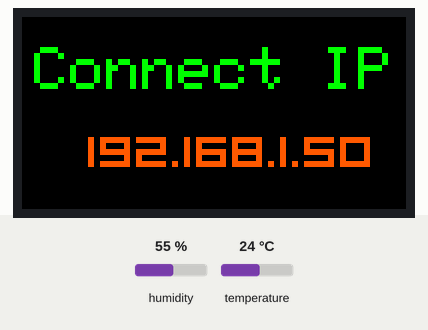
A sketch run on a simulated ESP8266 (NodeMCU). On the bench: 64×32 colour display. The test bench sets the inputs (shaded band); at power-on: temperature 24 °C, humidity 55 %. WiFi joins after 1.5 s; servers stay silent unless stated; network time is answered at once with the bench clock; the local clock reads 2024-03-15 10:24:30 at power-on unless the sketch sets it; EEPROM starts erased; what the sketch prints to the serial monitor is not drawn.

Above: at 1.6 s.
At 12.7 s:
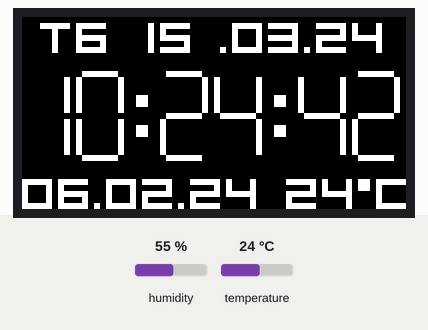
12.8 s: temperature set to 12 °C
At 15.4 s:
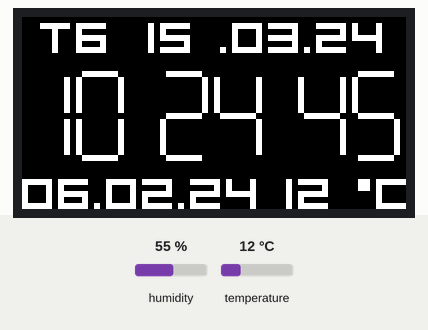
15.5 s: temperature set to 19 °C
At 17.9 s:
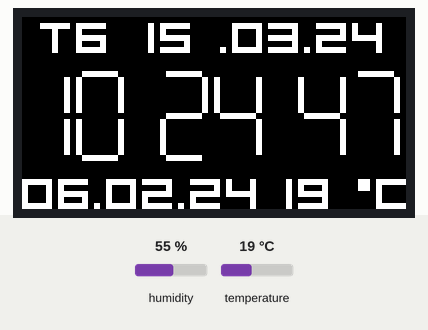
18.1 s: temperature set to 28 °C
At 21.7 s:
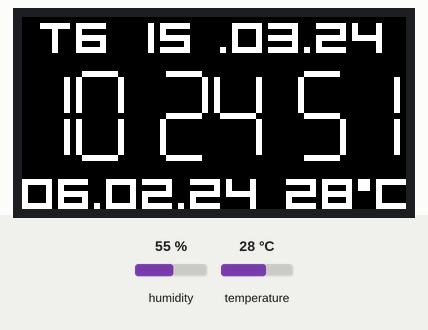
Timing chart, 0 to 23.2 s (numbered marks = the images above; inputs shaded):
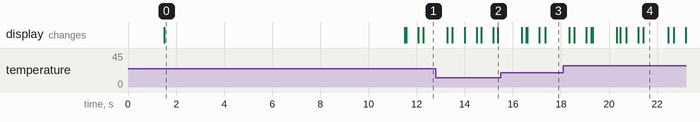

Measured:
- what the display in image 0 shows lasts 10.0 s, from 1.5 s to 11.5 s

The sketch:

Server.ino
```cpp
#include <stdio.h>
#include <string.h>
#include <ESP8266WebServer.h>
#include <ArduinoJson.h>
#include "DHT.h"
#include<math.h>
#include <EEPROM.h>

#include <Ticker.h>
#include <PxMatrix.h>

Ticker display_ticker;

#include <NTPClient.h>
#include <ESP8266WiFi.h>
#include <WiFiUdp.h>
#include <time.h>
#include <Fonts/Org_01.h>

const char* wifi_ssid = "Solencar";
const char* wifi_passwd = "khanh05122000";

const int DHTPIN = 1;
const int DHTTYPE = DHT11;
DHT dht(DHTPIN, DHTTYPE);

/* Configuration of NTP */
#define MY_NTP_SERVER "europe.pool.ntp.org"
#define MY_TZ "<+07>-7"
time_t now;
tm tm;
int ngayAl, thangAl, namAl, preNgayAl = 0, preThangAl = 0, preNamAl = 0;
int preDay = 0, preMonth = 0, preYear = 0, preDayOfWeek = 0;
int preTemp = 0;
const long utcOffsetInSeconds = 25200;
bool clockStatus = false;
bool firstShowClock = false;

// Define NTP Client to get time
WiFiUDP ntpUDP;
NTPClient ntpClient(ntpUDP, "asia.pool.ntp.org", utcOffsetInSeconds);

unsigned long prevEpoch = 0;
byte prevhh;
byte prevmm;
byte prevss;

int hh = 0, mm = 0, ss = 0;

int dayDLr = 255, dayDLg = 255, dayDLb = 255, monthDLr = 255, monthDLg = 255, monthDLb = 255, yearDLr = 255, yearDLg = 255, yearDLb = 255, dowDLr = 255, dowDLg = 255, dowDLb = 255, dotDLr = 255, dotDLg = 255, dotDLb = 255;
int dayALr = 255, dayALg = 255, dayALb = 255, monthALr = 255, monthALg = 255, monthALb = 255, yearALr = 255, yearALg = 255, yearALb = 255, dotALr = 255, dotALg = 255, dotALb = 255;
int hourR = 255, hourG = 255, hourB = 255, minR = 255, minG = 255, minB = 255, secR = 255, secG = 255, secB = 255, colonR = 255, colonG = 255, colonB = 255;
int flickerColon = 0;
int tempR = 255, tempG = 255, tempB = 255;
int timerStatus = 0, hourOn = 0, minOn = 0, hourOff = 0, minOff = 0;
int brightness = 70;

int color[48] = { };

// Pins for LED MATRIX
#define P_LAT 16
#define P_A 5
#define P_B 4
#define P_C 15
#define P_OE 2
#define P_D 12
#define P_E 0

PxMATRIX display(64, 32, P_LAT, P_OE, P_A, P_B, P_C, P_D, P_E);

#define HTTP_REST_PORT 80
#define WIFI_RETRY_DELAY 500

uint16_t arr[2050];

//=== SEGMENTS ===
#include "Digit.h"
Digit digit0(&display, 0, 55, 8, 6, 6, display.color565(secR, secG, secB));
Digit digit1(&display, 0, 46, 8, 6, 6, display.color565(secR, secG, secB));
Digit digit2(&display, 0, 32, 8, 6, 6, display.color565(minR, minG, minB));
Digit digit3(&display, 0, 23, 8, 6, 6, display.color565(minR, minG, minB));
Digit digit4(&display, 0,  9, 8, 6, 6, display.color565(hourR, hourG, hourB));
Digit digit5(&display, 0,  0, 8, 6, 6, display.color565(hourR, hourG, hourB));

//Week Days
String weekDays[7] = {"CN", "T2", "T3", "T4", "T5", "T6", "T7"};

ESP8266WebServer http_rest_server(HTTP_REST_PORT);

int init_wifi() {
  Serial.println("Connecting to WiFi AP..........");

  WiFi.mode(WIFI_STA);
  WiFi.begin(wifi_ssid, wifi_passwd);
  // check the status of WiFi connection to be WL_CONNECTED
  while ((WiFi.status() != WL_CONNECTED)) {
    delay(WIFI_RETRY_DELAY);
    Serial.print("#");
  }
  return WiFi.status(); // return the WiFi connection status
}

void json_to_brightness(String post_body) {
  String value = "";
  for (int i = 14; i < post_body.length() - 1; i++) {
    value += post_body[i];
  }
  brightness = value.toInt() * 10;
  display.setBrightness(brightness);
  EEPROM.write(48, brightness);
  delay(6);
  EEPROM.commit();
}

void json_to_arr(String post_body) {
  for (int i = 0; i < 2050; i++) {
    arr[i] = 0;
  }

  String temp = "";
  int j = 0;
  for (int i = 8; i < post_body.length() - 2; i++) {
    if (post_body[i] != ',') {
      temp += post_body[i];
      if (j == 2047) {
        arr[j] = temp.toInt();
      }
    } else {
      arr[j] = temp.toInt();
      j++;
      temp = "";
    }
  }

  clockStatus = false;
  display_ticker.attach(0.002, display_updater);
  yield();
  display.clearDisplay();
  drawImage(0, 0, arr);
}

void json_to_color(String post_body) {
  String temp = "";
  int j = 0;
  for (int i = 8; i < post_body.length() - 2; i++) {
    if (post_body[i] != ',') {
      temp += post_body[i];
      if (j == 47) {
        color[j] = temp.toInt();
        EEPROM.write(j, temp.toInt());
        delay(6);
      }
    } else {
      color[j] = temp.toInt();
      EEPROM.write(j, temp.toInt());
      delay(6);
      j++;
      temp = "";
    }
  }

  dayDLr = color[0]; dayDLg = color[1]; dayDLb = color[2]; monthDLr = color[3]; monthDLg = color[4]; monthDLb = color[5]; yearDLr = color[6]; yearDLg = color[7]; yearDLb = color[8]; dowDLr = color[9]; dowDLg = color[10]; dowDLb = color[11]; dotDLr = color[12]; dotDLg = color[13]; dotDLb = color[14];
  dayALr = color[27]; dayALg = color[28]; dayALb = color[29]; monthALr = color[30]; monthALg = color[31]; monthALb = color[32]; yearALr = color[33]; yearALg = color[34]; yearALb = color[35]; dotALr = color[36]; dotALg = color[37]; dotALb = color[38];
  hourR = color[15]; hourG = color[16]; hourB = color[17]; minR = color[18]; minG = color[19]; minB = color[20]; secR = color[21]; secG = color[22]; secB = color[23]; colonR = color[24]; colonG = color[25]; colonB = color[26];
  tempR = color[39]; tempG = color[40]; tempB = color[41];
  flickerColon = color[42];
  timerStatus = color[43], hourOn = color[44], minOn = color[45], hourOff = color[46], minOff = color[47];
  digit0.SetColor(display.color565(secR, secG, secB));
  digit1.SetColor(display.color565(secR, secG, secB));
  digit2.SetColor(display.color565(minR, minG, minB));
  digit3.SetColor(display.color565(minR, minG, minB));
  digit4.SetColor(display.color565(hourR, hourG, hourB));
  digit5.SetColor(display.color565(hourR, hourG, hourB));

  EEPROM.commit();
  display.clearDisplay();
  clockStatus = true;
  initClock();
}

String parseArrColorToString() {
  String s = "";
  for (int i = 0; i < 48; i++) {
    if (i == 47) {
      s += String(color[i]) + "";
    } else {
      s += String(color[i]) + ",";
    }
  }

  return s;
}

void post_arr() {
  display.clearDisplay();
  String post_body = http_rest_server.arg("plain");

  if (http_rest_server.method() == HTTP_POST) {
    json_to_arr(post_body);

    StaticJsonDocument<200> res;
    char JSONmessageBuffer[200];
    res["res"] = "Success";
    serializeJsonPretty(res, JSONmessageBuffer, sizeof(JSONmessageBuffer));
    http_rest_server.send(200, "application/json", JSONmessageBuffer);
  }
}

void changeColor() {
  String post_body = http_rest_server.arg("plain");

  if (http_rest_server.method() == HTTP_POST) {
    json_to_color(post_body);

    StaticJsonDocument<200> res;
    char JSONmessageBuffer[200];
    res["res"] = "Success";
    serializeJsonPretty(res, JSONmessageBuffer, sizeof(JSONmessageBuffer));
    http_rest_server.send(200, "application/json", JSONmessageBuffer);
  }
}

void sendCurrentColor() {
  if (http_rest_server.method() == HTTP_POST) {
    StaticJsonDocument<200> res;
    char JSONmessageBuffer[200];
    res["res"] = parseArrColorToString();
    serializeJsonPretty(res, JSONmessageBuffer, sizeof(JSONmessageBuffer));
    http_rest_server.send(200, "application/json", JSONmessageBuffer);
  }
}

void sendCurrentBrightness() {
  if (http_rest_server.method() == HTTP_POST) {
    StaticJsonDocument<200> res;
    char JSONmessageBuffer[200];
    res["res"] = String(brightness);
    serializeJsonPretty(res, JSONmessageBuffer, sizeof(JSONmessageBuffer));
    http_rest_server.send(200, "application/json", JSONmessageBuffer);
  }
}

void setBrightness() {
  String post_body = http_rest_server.arg("plain");

  if (http_rest_server.method() == HTTP_POST) {
    json_to_brightness(post_body);

    StaticJsonDocument<200> res;
    char JSONmessageBuffer[200];
    res["res"] = "Success";
    serializeJsonPretty(res, JSONmessageBuffer, sizeof(JSONmessageBuffer));
    http_rest_server.send(200, "application/json", JSONmessageBuffer);
  }
}

void config_rest_server_routing() {
  http_rest_server.on("/", HTTP_GET, []() {
    http_rest_server.send(200, "text/html",
                          "Welcome to the ESP8266 REST Web Server");
  });
  http_rest_server.on("/arr", HTTP_POST, post_arr);
  http_rest_server.on("/color", HTTP_POST, changeColor);
  http_rest_server.on("/current_color", HTTP_POST, sendCurrentColor);
  http_rest_server.on("/set_brightness", HTTP_POST, setBrightness);
  http_rest_server.on("/get_brightness", HTTP_POST, sendCurrentBrightness);
}

// ISR for display refresh
void display_updater()
{
  display.display(70);
}

void drawImage(int x, int y,
               uint16_t arr[])
{
  int imageHeight = 32;
  int imageWidth = 64;
  int counter = 0;
  for (int yy = 0; yy < imageHeight; yy++)
  {
    for (int xx = 0; xx < imageWidth; xx++)
    {
      display.drawPixel(xx + x , yy + y, arr[counter]);
      counter++;
    }
  }
}

void display_update_enable(bool is_enable)
{
  if (is_enable)
    display_ticker.attach(0.004, display_updater);
  else
    display_ticker.detach();
}

void clearPixel(int x1, int y1, int x2, int y2) {
  for (int i = y1; i <= y2; i++) {
    for (int j = x1; j <= x2; j++) {
      display.drawPixelRGB888(i, j, 0, 0, 0);
    }
  }
}

void initClock() {
  preNgayAl = 0; preThangAl = 0; preNamAl = 0;
  preDay = 0; preMonth = 0; preYear = 0; preDayOfWeek = 0;
  prevEpoch = 0;
  preTemp = 0;
  firstShowClock = true;
}

void printTemp() {
  if (!isnan(dht.readTemperature())) {
    int temp = int(round(dht.readTemperature()));
    if (temp != preTemp) {
      clearPixel(27, 44, 31, 54);
      display.setTextColor(display.color565(tempR, tempG, tempB));

      display.setCursor(44, 31);
      display.println(temp);

      display.drawPixelRGB888(57, 27, tempR, tempG, tempB);
      display.drawPixelRGB888(56, 27, tempR, tempG, tempB);
      display.drawPixelRGB888(57, 28, tempR, tempG, tempB);
      display.drawPixelRGB888(56, 28, tempR, tempG, tempB);

      display.setCursor(59, 31);
      display.println("C");

      preTemp = temp;
    }
  }
}

void printDate() {
  if ((hh == 0 && mm == 0 && ss == 1) || firstShowClock == true) {
    //Duong Lich
    time(&now);                       // read the current time
    localtime_r(&now, &tm);           // update the structure tm with the current time

    int dd, mm, yy, dow;
    dd = tm.tm_mday;
    mm = tm.tm_mon + 1;
    yy = tm.tm_year + 1900;
    dow = tm.tm_wday;

    clearPixel(1, 0, 5, 63);
    display.setTextSize(1);
    display.setFont(&Org_01);

    display.setTextColor(display.color565(dowDLr, dowDLg, dowDLb));
    display.setCursor(3, 5);
    display.println(weekDays[dow]); //Day of week

    display.setTextColor(display.color565(dayDLr, dayDLg, dayDLb));
    display.setCursor(21, 5);
    if (dd < 10) {
      display.println("0" + String(dd)); //Day
    } else {
      display.println(String(dd)); //Day
    }

    display.setTextColor(display.color565(dotDLr, dotDLg, dotDLb));
    display.setCursor(33, 5);
    display.println("."); //Dot

    display.setTextColor(display.color565(monthDLr, monthDLg, monthDLb));
    display.setCursor(35, 5);
    if (mm < 10) {
      display.println("0" + String(mm)); //Month
    } else {
      display.println(String(mm)); //Month
    }

    display.setTextColor(display.color565(dotDLr, dotDLg, dotDLb));
    display.setCursor(47, 5);
    display.println("."); //Dot


    display.setTextColor(display.color565(yearDLr, yearDLg, yearDLb));
    display.setCursor(49, 5);
    display.println(String(yy - 2000)); //Year

    preDayOfWeek = dow;
    preDay = dd;
    preMonth = mm;
    preYear = yy;

    //Am Lich
    convertSolar2Lunar(dd, mm, yy);
    clearPixel(27, 0, 31, 39);
    display.setTextSize(1);
    display.setFont(&Org_01);

    display.setTextColor(display.color565(dayALr, dayALg, dayALb));
    display.setCursor(0, 31);
    if (ngayAl < 10) {
      display.println("0" + String(ngayAl)); //Day
    } else {
      display.println(String(ngayAl)); //Day
    }

    display.setTextColor(display.color565(dotALr, dotALg, dotALb));
    display.setCursor(12, 31);
    display.println("."); //Dot

    display.setTextColor(display.color565(monthALr, monthALg, monthALb));
    display.setCursor(14, 31);
    if (thangAl < 10) {
      display.println("0" + String(thangAl)); //Month
    } else {
      display.println(String(thangAl)); //Month
    }

    display.setTextColor(display.color565(dotALr, dotALg, dotALb));
    display.setCursor(26, 31);
    display.println("."); //Dot


    display.setTextColor(display.color565(yearALr, yearALg, yearALb));
    display.setCursor(28, 31);
    display.println(String(namAl - 2000)); //Year

    preNgayAl = ngayAl;
    preThangAl = thangAl;
    preNamAl = namAl;
    firstShowClock = false;
  }
}

void printTime() {
  unsigned long epoch = ntpClient.getEpochTime();

  if (epoch != prevEpoch) {
    if (flickerColon == 0) {
      digit1.DrawColon(display.color565(colonR, colonG, colonB));
      digit3.DrawColon(display.color565(colonR, colonG, colonB));
    } else {
      if (ss % 2 == 0) {
        digit1.DrawColon(display.color565(colonR, colonG, colonB));
        digit3.DrawColon(display.color565(colonR, colonG, colonB));
      } else {
        digit1.DrawColon(display.color565(0, 0, 0));
        digit3.DrawColon(display.color565(0, 0, 0));
      }
    }

    if (prevEpoch == 0) { // If we didn't have a previous time. Just draw it without morphing.
      digit0.Draw(ss % 10);
      digit1.Draw(ss / 10);
      digit2.Draw(mm % 10);
      digit3.Draw(mm / 10);
      digit4.Draw(hh % 10);
      digit5.Draw(hh / 10);
    }
    else
    {
      // epoch changes every miliseconds, we only want to draw when digits actually change.
      if (ss != prevss) {
        int s0 = ss % 10;
        int s1 = ss / 10;
        if (s0 != digit0.Value()) digit0.Morph(s0);
        if (s1 != digit1.Value()) digit1.Morph(s1);
        //ntpClient.PrintTime();
        prevss = ss;
      }

      if (mm != prevmm) {
        int m0 = mm % 10;
        int m1 = mm / 10;
        if (m0 != digit2.Value()) digit2.Morph(m0);
        if (m1 != digit3.Value()) digit3.Morph(m1);
        prevmm = mm;
      }

      if (hh != prevhh) {
        int h0 = hh % 10;
        int h1 = hh / 10;
        if (h0 != digit4.Value()) digit4.Morph(h0);
        if (h1 != digit5.Value()) digit5.Morph(h1);
        prevhh = hh;
      }
    }
    prevEpoch = epoch;
  }
}

//Lay Ngày Julius
long getJulius(int intNgay, int intThang, int intNam)
{
  int a, y, m, jd;
  a = (int)((14 - intThang) / 12);
  y = intNam + 4800 - a;
  m = intThang + 12 * a - 3;
  jd = intNgay + (int)((153 * m + 2) / 5) + 365 * y + (int)(y / 4)  - (int)(y / 100) + (int)(y / 400) - 32045;
  if (jd < 2299161)
  {
    jd = intNgay + (int)((153 * m + 2) / 5) + 365 * y + (int)(y / 4)  - 32083;
  }
  return jd;
}

// Tinh ngay Soc
int getNewMoonDay(int k)
{
  float _PI = 3.14;
  double T, T2, T3, dr, Jd1, M, Mpr, F, C1, deltat, JdNew;
  T = k / 1236.85;
  T2 = T * T;
  T3 = T2 * T;
  dr = _PI / 180;
  double timeZone = 7.0;
  Jd1 = 2415020.75933 + 29.53058868 * k + 0.0001178 * T2 - 0.000000155 * T3;
  // Mean new moon
  Jd1 = Jd1 + 0.00033 * sin((166.56 + 132.87 * T - 0.009173 * T2) * dr);
  // Sun's mean anomaly
  M = 359.2242 + 29.10535608 * k - 0.0000333 * T2 - 0.00000347 * T3;
  // Moon's mean anomaly
  Mpr = 306.0253 + 385.81691806 * k + 0.0107306 * T2 + 0.00001236 * T3;
  // Moon's argument of latitude
  F = 21.2964 + 390.67050646 * k - 0.0016528 * T2 - 0.00000239 * T3;
  C1 = (0.1734 - 0.000393 * T) * sin(M * dr) + 0.0021 * sin(2 * dr * M);
  C1 = C1 - 0.4068 * sin(Mpr * dr) + 0.0161 * sin(dr * 2 * Mpr);
  C1 = C1 - 0.0004 * sin(dr * 3 * Mpr);
  C1 = C1 + 0.0104 * sin(dr * 2 * F) - 0.0051 * sin(dr * (M + Mpr));
  C1 = C1 - 0.0074 * sin(dr * (M - Mpr)) + 0.0004 * sin(dr * (2 * F + M));
  C1 = C1 - 0.0004 * sin(dr * (2 * F - M)) - 0.0006 * sin(dr * (2 * F + Mpr));
  C1 = C1 + 0.0010 * sin(dr * (2 * F - Mpr)) + 0.0005 * sin(dr * (2 * Mpr + M));
  if (T < -11)
  {
    deltat = 0.001 + 0.000839 * T + 0.0002261 * T2 - 0.00000845 * T3 - 0.000000081 * T * T3;
  }
  else
  {
    deltat = -0.000278 + 0.000265 * T + 0.000262 * T2;
  }
  JdNew = Jd1 + C1 - deltat;
  return (int)(JdNew + 0.5 + timeZone / 24);
}
//Tính toa do mat troi
int getSunLongitude(int jdn)
{
  double timeZone = 7.0;
  float _PI = 3.14;
  double T, T2, dr, M, L0, DL, L;
  // Time in Julian centuries from 2000-01-01 12:00:00 GMT
  T = (jdn - 2451545.5 - timeZone / 24) / 36525;
  T2 = T * T;
  // degree to radian
  dr = _PI / 180;
  // mean anomaly, degree
  M = 357.52910 + 35999.05030 * T - 0.0001559 * T2 - 0.00000048 * T * T2;
  // mean longitude, degree
  L0 = 280.46645 + 36000.76983 * T + 0.0003032 * T2;
  DL = (1.914600 - 0.004817 * T - 0.000014 * T2) * sin(dr * M);
  DL = DL + (0.019993 - 0.000101 * T) * sin(dr * 2 * M) + 0.000290 * sin(dr * 3 * M);
  L = L0 + DL; // true longitude, degree
  L = L * dr;
  // Normalize to (0, 2*PI)
  L = L - _PI * 2 * (int)(L / (_PI * 2));
  return (int)(L / _PI * 6);
}
// Tìm ngày bat dau tháng 11 am lich
int getLunarMonthll(int intNam)
{
  double k, off, nm, sunLong;
  off = getJulius(31, 12, intNam) - 2415021;
  k = (int)(off / 29.530588853);
  nm = getNewMoonDay((int)k);
  // sun longitude at local midnight
  sunLong = getSunLongitude((int)nm);
  if (sunLong >= 9)
  {
    nm = getNewMoonDay((int)k - 1);
  }
  return (int)nm;
}
//Xác dinh thang nhuan
int getLeapMonthOffset(double a11)
{
  double last, arc;
  int k, i;
  k = (int)((a11 - 2415021.076998695) / 29.530588853 + 0.5);
  last = 0;
  // We start with the month following lunar month 11
  i = 1;
  arc = getSunLongitude((int)getNewMoonDay((int)(k + i)));
  do
  {
    last = arc;
    i++;
    arc = getSunLongitude((int)getNewMoonDay((int)(k + i)));
  } while (arc != last && i < 14);
  return i - 1;
}
//Doi ra ngay am-duong
void convertSolar2Lunar(int intNgay, int intThang, int intNam)
{
  double dayNumber, monthStart, a11, b11, lunarDay, lunarMonth, lunarYear;
  //double lunarLeap;
  int k, diff;
  dayNumber = getJulius(intNgay, intThang, intNam);
  k = (int)((dayNumber - 2415021.076998695) / 29.530588853);
  monthStart = getNewMoonDay(k + 1);
  if (monthStart > dayNumber)
  {
    monthStart = getNewMoonDay(k);
  }
  a11 = getLunarMonthll(intNam);
  b11 = a11;
  if (a11 >= monthStart)
  {
    lunarYear = intNam;
    a11 = getLunarMonthll(intNam - 1);
  }
  else
  {
    lunarYear = intNam + 1;
    b11 = getLunarMonthll(intNam + 1);
  }
  lunarDay = dayNumber - monthStart + 1;
  diff = (int)((monthStart - a11) / 29);
  //lunarLeap = 0;
  lunarMonth = diff + 11;
  if (b11 - a11 > 365)
  {
    int leapMonthDiff = getLeapMonthOffset(a11);
    if (diff >= leapMonthDiff)
    {
      lunarMonth = diff + 10;
      if (diff == leapMonthDiff)
      {
        //lunarLeap = 1;
      }
    }
  }
  if (lunarMonth > 12)
  {
    lunarMonth = lunarMonth - 12;
  }
  if (lunarMonth >= 11 && diff < 4)
  {
    lunarYear -= 1;
  }
  ngayAl = int(lunarDay);
  thangAl = int(lunarMonth);
  namAl = int(lunarYear);
}

void setup(void) {
  Serial.begin(9600);

  EEPROM.begin(128);
  configTime(MY_TZ, MY_NTP_SERVER);
  dht.begin();

  if (init_wifi() == WL_CONNECTED) {
    Serial.print("Connetted to ");
    Serial.print(wifi_ssid);
    Serial.print("--- IP: ");
    Serial.println(WiFi.localIP());
  }
  else {
    Serial.print("Error connecting to: ");
    Serial.println(wifi_ssid);
  }

  config_rest_server_routing();

  http_rest_server.begin();
  Serial.println("HTTP REST Server Started");

  ntpClient.begin();

  brightness = EEPROM.read(48);
  display.begin(16);
  display.clearDisplay();
  display.setBrightness(brightness);
  display.setTextSize(1);

  display.setTextColor(display.color565(0, 255, 0));
  display.setCursor(2, 5);
  display.print("Connect IP");

  display.setFont(&Org_01);
  display.setTextColor(display.color565(255, 89, 0));
  display.setCursor(11, 24);
  display.print(WiFi.localIP());

  for (int i = 0;  i < 48; i++) {
    color[i] = EEPROM.read(i);
  }
  dayDLr = color[0]; dayDLg = color[1]; dayDLb = color[2]; monthDLr = color[3]; monthDLg = color[4]; monthDLb = color[5]; yearDLr = color[6]; yearDLg = color[7]; yearDLb = color[8]; dowDLr = color[9]; dowDLg = color[10]; dowDLb = color[11]; dotDLr = color[12]; dotDLg = color[13]; dotDLb = color[14];
  dayALr = color[27]; dayALg = color[28]; dayALb = color[29]; monthALr = color[30]; monthALg = color[31]; monthALb = color[32]; yearALr = color[33]; yearALg = color[34]; yearALb = color[35]; dotALr = color[36]; dotALg = color[37]; dotALb = color[38];
  hourR = color[15]; hourG = color[16]; hourB = color[17]; minR = color[18]; minG = color[19]; minB = color[20]; secR = color[21]; secG = color[22]; secB = color[23]; colonR = color[24]; colonG = color[25]; colonB = color[26];
  tempR = color[39]; tempG = color[40]; tempB = color[41];
  flickerColon = color[42];
  timerStatus = color[43], hourOn = color[44], minOn = color[45], hourOff = color[46], minOff = color[47];
  digit0.SetColor(display.color565(secR, secG, secB));
  digit1.SetColor(display.color565(secR, secG, secB));
  digit2.SetColor(display.color565(minR, minG, minB));
  digit3.SetColor(display.color565(minR, minG, minB));
  digit4.SetColor(display.color565(hourR, hourG, hourB));
  digit5.SetColor(display.color565(hourR, hourG, hourB));

  display_update_enable(true);
  delay(10000);
  display.clearDisplay();
  clockStatus = true;
  initClock();
}

void loop(void) {
  http_rest_server.handleClient();
  if (clockStatus) {
    ntpClient.update();
    hh = ntpClient.getHours();
    mm = ntpClient.getMinutes();
    ss = ntpClient.getSeconds();

    if (timerStatus == 1) {
      int currentTime = hh * 3600 + mm;
      int timerOnTime = hourOn * 3600 + minOn;
      int timerOffTime = hourOff * 3600 + minOff;

      if (currentTime == timerOffTime && ss == 0) {
        display.clearDisplay();
        display.setBrightness(0);
        return;
      } else if (currentTime > timerOffTime && currentTime < timerOnTime) {
        return;
      } else if (currentTime == timerOnTime && ss == 0) {
        display.setBrightness(brightness);
        initClock();
      }
    }

    printTime();
    printDate();
    printTemp();
  }
  delay(500);
}
```

Source omitted: Digit.cpp (8477 bytes), Digit.h (973 bytes)
